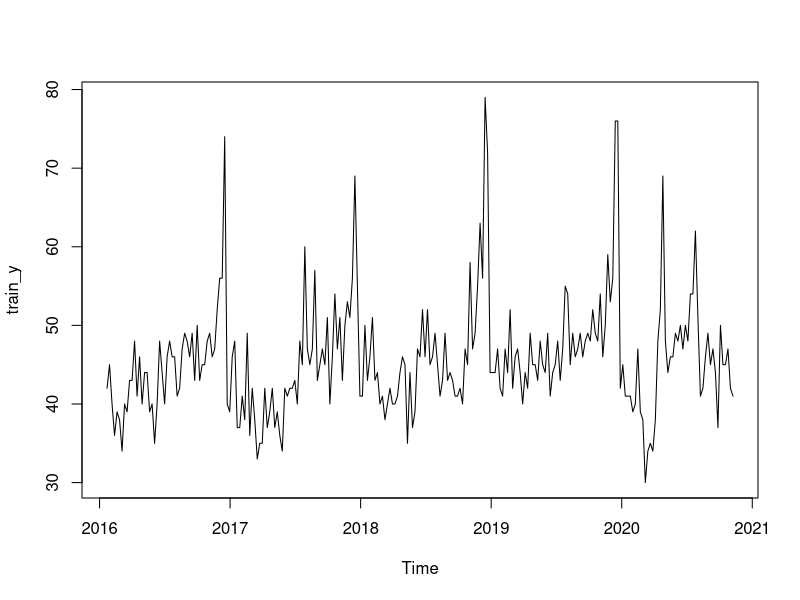
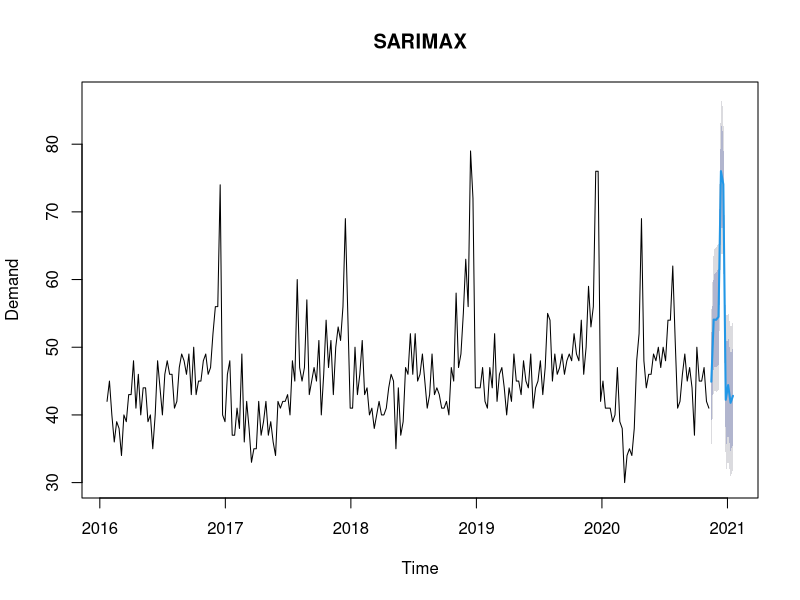

Here is the R script that generated these plots, in order:
data = read.csv("Churrasco.csv")


colnames(data)[2] <- "y"

training_set = data[1:251,]
test_set = data[252:261,]

training_reg = as.matrix(training_set[,3:5])
test_reg = as.matrix(test_set[,3:5])

train_y = ts(data=training_set$y,
             start=c(2016,4),
             frequency = 365/7)#for weekly data frequency is 365/7, for start our data start year in 2016 and our first observation lies in fourth week
test_y = ts(data=test_set$y,
             start=c(2020,47),
             frequency = 365/7) #our value lies in 47th week
plot.ts(train_y)

library(forecast)
sarimax_model = auto.arima(train_y, xreg=training_reg)

summary(sarimax_model)

prediction_sarimax = forecast(sarimax_model, xreg=test_reg)

plot(prediction_sarimax, ylab="Demand", xlab="Time", main="SARIMAX")

accuracy(prediction_sarimax$mean, test_y)
